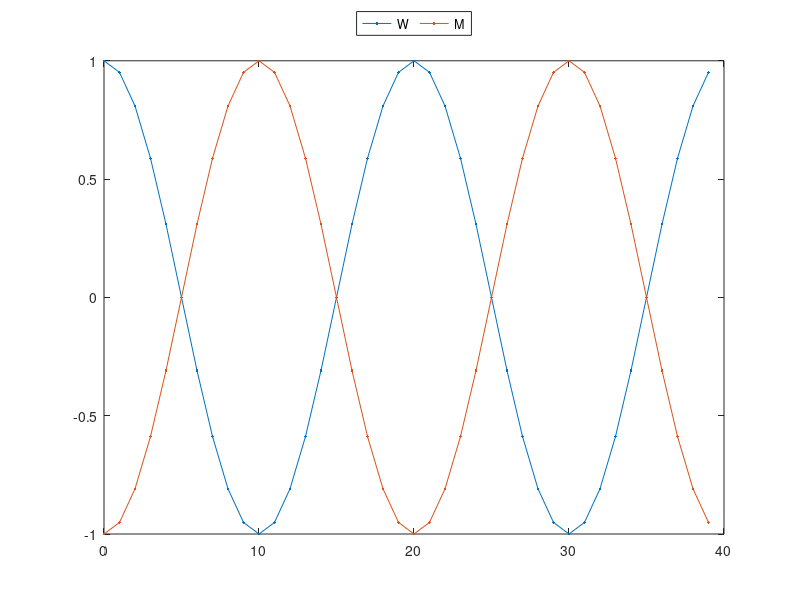

MATLAB code to generate this figure: (Note: this script raises an error after producing the figure.)
% addpath d:/users/jang/matlab/toolbox/utility	% Utility Toolbox is available at http://mirlab.org/jang/matlab/toolbox/utility
addpath C:\Users\openo\matlab\toolbox\utility

clear all; close all;
%% Define the query (or chart, or pattern) to be detected
T=20;
t=(0:2*T-1)';
chartW=cos(2*pi*(1/T)*t);			% Chart of "W"
chartM=cos(2*pi*(1/T)*(t-T/2));		% Chart of "M"
figure; plot(t, [chartW, chartM], 'marker', '.'); 
legend({'W', 'M'}, 'location', 'northOutside', 'orientation', 'horizontal');
%% Define variables and parameters
query=chartW;
dbVec=[74.4803 74.2668 74.9943 75.9871 75.1369 75.6966 73.8111 74.9851 74.6717 74.29 75.25 75.0641 74.4171 73.2131 74.3657 74.1497 74.2871 74.3763 75.4514 74.9987 74.0899 74.2214 73.5714 74.448 74.2571 74.82 76.2 77.9943 79.4386 78.7471 80.9031 80.7143 81.1287 80.0029 80.9186 80.7929 80.1943 80.0771 79.2043 79.6429 79.2843 78.6814 77.78 78.4314 81.4414 81.0957 80.5571 80.0129 79.2171 80.1457 79.0186 77.2829 77.7043 77.1482 77.6371 76.6456 76.1343 76.5329 78.0557 79.6229 79.1786 77.2386 78.4386 78.7871 79.4543 78.01 78.6429 72.3571 71.5357 71.3974 71.5143 71.6471 72.6843 73.2271 73.2157 74.24 75.57 76.5657 76.56 77.7757 77.7129 77.9986 76.7671 75.8786 75.0357 75.3643 74.58 73.9071 75.3814 75.1771 75.3943 75.8914 76.0514 75.8214 75.7771 75.8457 76.5843 76.6586 75.8071 74.9557 75.2486 75.9143 75.8943 75.5286 76.1243 77.0271 77.8557 77.1114 76.78 76.6943 76.6771 77.3786 77.5071 76.97 75.9743 74.7814 74.7771 75.76 74.7829 74.23 74.5257 73.9943 74.1443 74.9914 75.8814 75.957 74.9643 81.11 81.7057 84.87 84.6186 84.2986 84.4971 84.6543 85.8514 84.9157 84.6186 83.9986 83.6489 84.69 84.8229 84.8386 84.1171 85.3586 86.37 86.3871 86.6157 86.7529 87.7329 89.3757 89.1443 90.7686 90.4286 89.8071 91.0771 92.1171 92.4786 92.2243 93.7 94.25 93.86 92.29 91.28 92.2 92.08 92.18 91.86 90.91 90.83 90.28 90.36 90.9 91.98 92.93 93.52 93.48 94.03 95.968 95.35 95.39 95.035 95.22 96.45 95.32 94.78 93.0899 94.43 93.939 94.72 97.19 97.03 97.671 99.02 98.38 98.15 95.6 96.13 95.59 95.12 94.96 94.48 94.74 95.99 95.97 97.24 97.5 97.98 99.16 100.53 100.57 100.58 101.32 101.54 100.889 102.13 102.25 102.5 103.3 98.94 98.12 98.97 98.36 97.99 101 101.43 101.66 101.63 100.86 101.58 101.79 100.96 101.06 102.64 101.75 97.87 100.75 100.11 100.75 99.18 99.9 99.62 99.62 98.75 100.8 101.02 100.73 99.81 98.75 97.54 96.26 97.67 99.76 102.47 102.99 104.83 105.22 105.11 106.74 107.34 106.98 108 109.4 108.6 108.86 108.7 109.01 108.83 109.7 111.25 112.82 114.18 113.99 115.47 114.67 116.31 116.47 118.625 117.6 119 118.93 115.07 114.63 115.93 115.49 115 112.4 114.12 111.95 111.62 109.73 108.225 106.745 109.41 112.65 111.78 112.94 112.54 112.01 113.99 113.91 112.52];
sfMin=0.5;	% Min of scaling factor
sfMax=1.5;	% Max of scaling factor
sfCount=51;	% Count of scaling factors
minAlpha=0.0;		% Minimum value of alpha
%%
distance=zeros(length(dbVec), 1);
startPos=zeros(length(dbVec), 1);
queryTransformed=cell(length(dbVec), 1);
theDbLen=round(length(query)*sfMax);
for i=1:length(dbVec)
%	fprintf('%d/%d\n', i, length(dbVec));
	theDbVec=dbVec(i:min(i+theDbLen-1, length(dbVec)));
	[distance(i), queryTransformed{i}]=linScaling4chart(query, theDbVec, sfMin, sfMax, sfCount, minAlpha);
	startPos(i)=i;
end
localMinIndex=find(localMin(distance));
distance2=distance(localMinIndex);
[~, sortIndex]=sort(distance2);
fprintf('distance=%s\n', mat2str(distance));

n=10;	% No of transformed queries to be plotted
subplot(211);
plot(dbVec)
for i=1:n
	j=localMinIndex(sortIndex(i));
	xIndex=startPos(j):startPos(j)+length(queryTransformed{j})-1;
	line(xIndex, queryTransformed{j}, 'color', getColor(i), 'lineWidth', 2);
end
line(1:length(dbVec), dbVec, 'color', 'k');
title('dbVec and identified charts');
subplot(212); localMin(distance, 1); set(gca, 'yscale', 'log');
for i=1:n
	j=localMinIndex(sortIndex(i));
	line(j, distance(j), 'color', 'k', 'marker', '*'); 
end
xlabel('Data index'); title('Distance and local minima');
